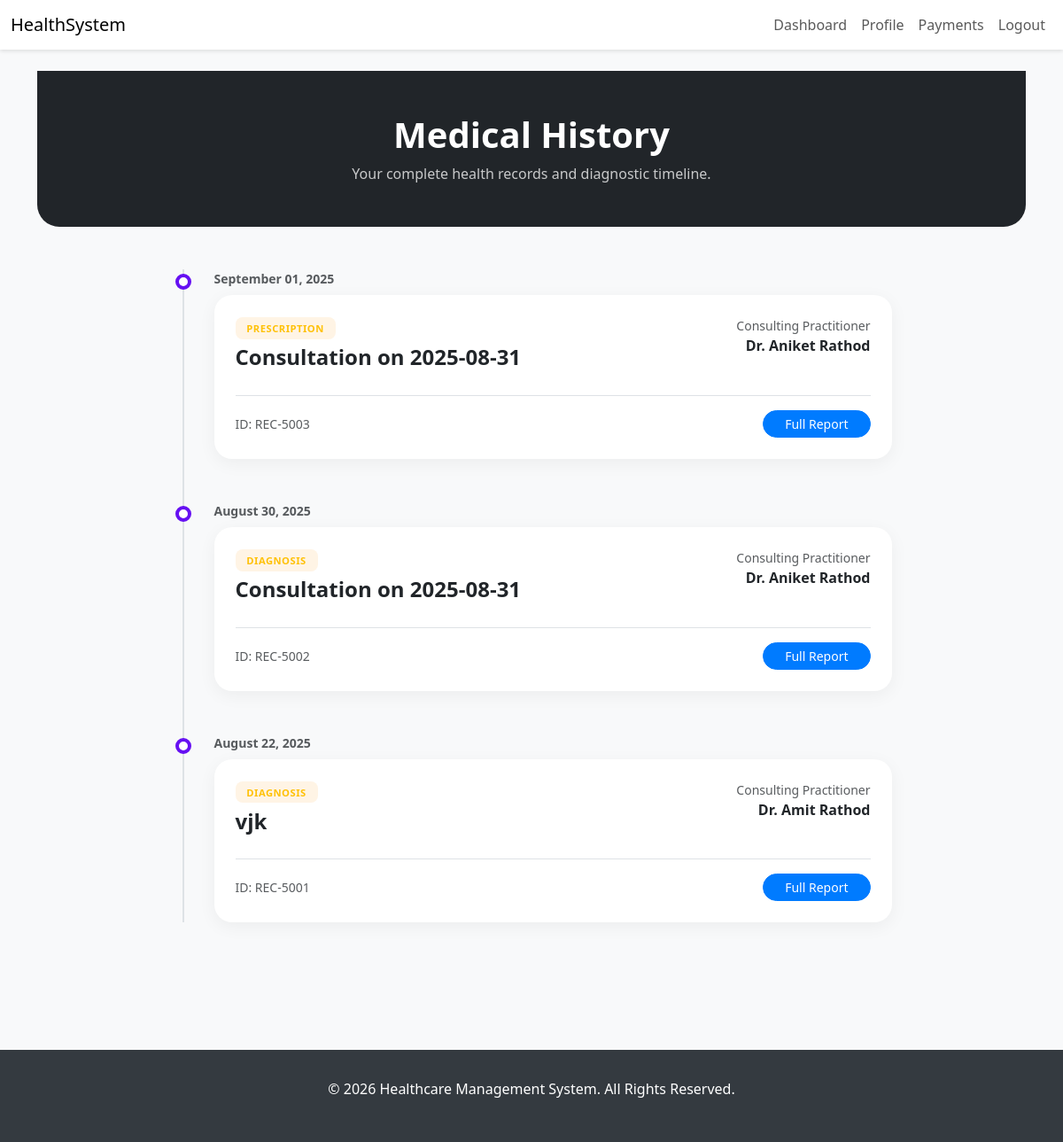
/medical-records/ (signed in), run on the app's committed database.
### core/models.py (models this page shows, shortened)
class MedicalRecord(models.Model):
    RECORD_TYPE_CHOICES = [
        ('diagnosis', 'Diagnosis'),
        ('prescription', 'Prescription'),
        ('lab_report', 'Lab Report'),
        ('imaging', 'Imaging Report'),
        ('procedure', 'Procedure Note'),
        ('progress', 'Progress Note'),
        ('other', 'Other'),
    ]
    patient = models.ForeignKey(Patient, on_delete=models.CASCADE, related_name='medical_records')
    doctor = models.ForeignKey(Doctor, on_delete=models.SET_NULL, null=True, blank=True)
    appointment = models.ForeignKey(Appointment, on_delete=models.SET_NULL, null=True, blank=True)
    record_type = models.CharField(max_length=20, choices=RECORD_TYPE_CHOICES, default='diagnosis')
    title = models.CharField(max_length=200)
    diagnosis = models.TextField(blank=True, null=True)
    symptoms = models.TextField(blank=True, null=True)
    prescription = models.TextField(blank=True, null=True)
    treatment = models.TextField(blank=True, null=True)
    notes = models.TextField(blank=True, null=True)
    document = models.FileField(
        upload_to=medical_record_upload_path,
        blank=True,
        null=True,
        validators=[FileExtensionValidator(allowed_extensions=['pdf', 'jpg', 'jpeg', 'png', 'doc', 'docx'])]
    )
    is_shared = models.BooleanField(default=False)
    created_at = models.DateTimeField(auto_now_add=True)
    updated_at = models.DateTimeField(auto_now=True)
    class Meta:
        verbose_name = "Medical Record"
        verbose_name_plural = "Medical Records"
        ordering = ['-created_at']

class Doctor(models.Model):
    user = models.OneToOneField(settings.AUTH_USER_MODEL, on_delete=models.CASCADE, limit_choices_to={'role': 'doctor'})
    specializations = models.ManyToManyField(Specialization, related_name='doctors')
    experience_years = models.PositiveIntegerField(
        validators=[MinValueValidator(0), MaxValueValidator(60)]
    )
    consultation_fee = models.DecimalField(
        max_digits=10,
        decimal_places=2,
        validators=[MinValueValidator(0)]
    )
    license_number = models.CharField(max_length=50, unique=True)
    clinic_address = models.TextField()
    available_days = models.CharField(max_length=50)  # e.g., "Mon,Tue,Wed,Fri"
    available_from = models.TimeField()
    available_to = models.TimeField()
    is_active = models.BooleanField(default=False) # Changed to False for manual verification
    education = models.TextField(default='', blank=True)
    languages = models.CharField(max_length=200, default="English")  # Comma-separated languages
    awards = models.TextField(blank=True, null=True)
    created_at = models.DateTimeField(auto_now_add=True)
    updated_at = models.DateTimeField(auto_now=True)
    class Meta:
        verbose_name = "Doctor"
        verbose_name_plural = "Doctors"
        ordering = ['-created_at']

class User(AbstractUser):
    ROLE_CHOICES = [
        ('patient', 'Patient'),
        ('doctor', 'Doctor'),
        ('admin', 'Admin'),
    ]
    role = models.CharField(max_length=10, choices=ROLE_CHOICES, default='patient')
    phone = models.CharField(
        max_length=15,
        blank=True,
        null=True,
        validators=[RegexValidator(r'^\+?1?\d{9,15}$', 'Enter a valid phone number.')]
    )
    is_verified = models.BooleanField(default=False)

### core/views.py (the view, shortened to what this page needs)
# urls.py: path('medical-records/', views.medical_record_list, name='medical_record_list'),
@login_required
def medical_record_list(request):
    user = request.user
    if is_patient(user):
        try:
            patient = user.patient
            records = MedicalRecord.objects.filter(patient=patient).order_by('-created_at')
        except Patient.DoesNotExist:
            messages.warning(request, "Your patient profile is not yet complete.")
            return redirect('profile')
    else:
        records = MedicalRecord.objects.all().order_by('-created_at')
    paginator = Paginator(records, 10)  # Show 10 records per page
    page_number = request.GET.get('page')
    page_obj = paginator.get_page(page_number)
    context = {
        'page_obj': page_obj
    }
    return render(request, 'medical_record_list.html', context)

### core/views.py (called while the page is built)
def is_patient(user): return user.is_authenticated and user.role == 'patient'

def is_doctor(user): return user.is_authenticated and user.role == 'doctor'

### templates/medical_record_list.html (shortened to what this page needs)
{% extends 'base.html' %}
{% load static %}
{% block content %}
<div class="records-header">
    <div class="container text-center">
        <h1 class="fw-bold mb-2">Medical History</h1>
        <p class="mb-0 opacity-75">Your complete health records and diagnostic timeline.</p>
    </div>
</div>
<div class="container pb-5">
    <div class="row">
        <div class="col-lg-9 mx-auto">
            <div class="record-timeline">
                {% for record in page_obj %}
                <div class="record-entry">
                    <div class="record-dot"></div>
                    <div class="text-muted small fw-bold mb-2">{{ record.created_at|date:"F d, Y" }}</div>
                    <div class="card record-card">
                        <div class="card-body p-4">
                            <div class="d-flex justify-content-between align-items-start mb-3">
                                <div>
                                    <span
                                        class="type-badge {% if record.record_type == 'Prescription' %}type-prescription{% elif record.record_type == 'Diagnosis' %}type-diagnosis{% else %}type-lab{% endif %}">
                                        {{ record.get_record_type_display }}
                                    </span>
                                    <h4 class="fw-bold mt-2 mb-1">{{ record.title }}</h4>
                                </div>
                                <div class="text-end">
                                    <div class="small text-muted">Consulting Practitioner</div>
                                    <div class="fw-bold">Dr. {{ record.doctor.user.get_full_name }}</div>
                                </div>
                            </div>
                            <div class="d-flex justify-content-between align-items-center pt-3 border-top">
                                <span class="small text-muted">ID: REC-{{ record.id|add:5000 }}</span>
                                <a href="{% url 'medical_record_detail' record.pk %}"
                                    class="btn btn-sm btn-primary px-4 rounded-pill">Full Report</a>
                            </div>
                        </div>
                    </div>
                </div>
                {% empty %}
                <div class="text-center py-5 bg-white rounded-4 shadow-sm border">
                    <i class="fas fa-folder-open fa-4x text-muted opacity-25 mb-3"></i>
                    <h5>No records found</h5>
                    <p class="text-muted">Your medical history will appear here once available.</p>
                </div>
                {% endfor %}
            </div>
        </div>
    </div>
</div>
{% endblock %}

### templates/base.html (style rules this page uses)
body { background-color: #f8f9fa; }
.card { box-shadow: 0 2px 8px rgba(0, 0, 0, .1); border: none; }
.btn-primary { background-color: #007bff; border-color: #007bff; }

### templates/medical_record_list.html (style rules this page uses)
.records-header { background: #212529; color: white; padding: 3rem 0; border-radius: 0 0 25px 25px; margin-bottom: 3rem; }
.record-timeline { position: relative; padding-left: 3rem; }
.record-timeline::before { content: ''; position: absolute; left: 0.75rem; top: 0; bottom: 0; width: 2px; background: #dee2e6; }
.record-entry { position: relative; margin-bottom: 3rem; }
.record-dot { position: absolute; left: -2.75rem; top: 5px; width: 18px; height: 18px; border-radius: 50%; background: white; border: 4px solid #6610f2; z-index: 2; }
.record-card { border: none; border-radius: 20px; box-shadow: 0 5px 20px rgba(0, 0, 0, 0.05); transition: all 0.3s; }
.type-badge { padding: 0.3rem 0.8rem; border-radius: 8px; font-size: 0.7rem; font-weight: 700; text-transform: uppercase; letter-spacing: 0.5px; }
.type-lab { background: #fff4e5; color: #ffc107; }

### data on the page
MedicalRecord: created_at "September 01, 2025", record_type "PRESCRIPTION", title "Consultation on 2025-08-31", doctor.user.get_full_name "Aniket Rathod", id|add "5003"
MedicalRecord: created_at "August 30, 2025", record_type "DIAGNOSIS", title "Consultation on 2025-08-31", doctor.user.get_full_name "Aniket Rathod", id|add "5002"
MedicalRecord: created_at "August 22, 2025", record_type "DIAGNOSIS", title "vjk", doctor.user.get_full_name "Amit Rathod", id|add "5001"
